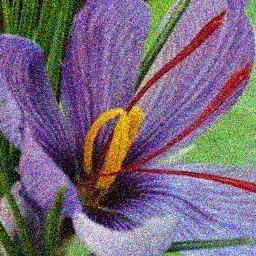
#> input picture PositiveSamples/11__noise0.02.jpg, 256 x 256 px, found by its file name; its folder holds 4 pictures in this run
$ python main.py
#> lines starting #> are read from the running program, lines starting #| are printed output that depends on the picture
import numpy as np
import os
from skimage.feature import hog
from sklearn.svm import LinearSVC
from sklearn.svm import SVC
from sklearn.ensemble import RandomForestClassifier
from sklearn.neighbors import KNeighborsClassifier
from sklearn import metrics
from sklearn.model_selection import GridSearchCV
from sklearn.metrics import classification_report
from sklearn.metrics import plot_roc_curve
from sklearn.model_selection import train_test_split
from sklearn.metrics import confusion_matrix
from PIL import Image
from numpy import *
import matplotlib.pyplot as plt

orientations = 9
cellSize = (8, 8)
normalizationBlockSize = (2, 2)
threshold = 0.3

positiveSamples = os.listdir(r"PositiveSamples")
negativeSamples = os.listdir(r"NegativeSamples")

data = []
labels = []

for sample in positiveSamples:
    img = Image.open(r"PositiveSamples" + '\\' + sample)
#> img is the input picture: PIL image 256x256 RGB; mean R, G, B 119.4, 104, 122.8
    gray = img.convert('L')
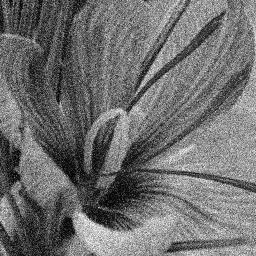
#> gray: PIL image 256x256 L; min 0, max 254, mean 110.7
    featureDescriptor = hog(gray, orientations, cellSize, normalizationBlockSize, block_norm='L2', feature_vector=True)
    data.append(featureDescriptor)
    labels.append(1)
#> pass 2 of the loop `for sample in positiveSamples:`:
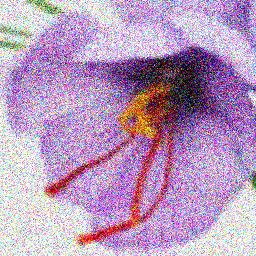
#> input picture PositiveSamples/12__noise0.05.jpg, 256 x 256 px, found by its file name
#> img is the input picture: PIL image 256x256 RGB; mean R, G, B 183.7, 153.2, 188.6
#> `gray = img.convert('L')`:
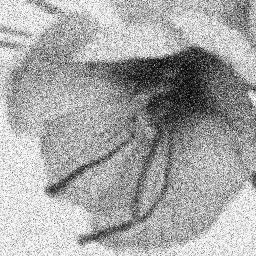
#> gray: PIL image 256x256 L; min 0, max 255, mean 166.4
#> pass 3 of the loop `for sample in positiveSamples:`:
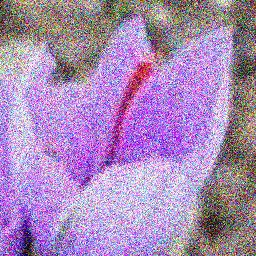
#> input picture PositiveSamples/19__noise0.05.jpg, 256 x 256 px, found by its file name
#> img is the input picture: PIL image 256x256 RGB; mean R, G, B 168.8, 138.3, 183.1
#> `gray = img.convert('L')`:
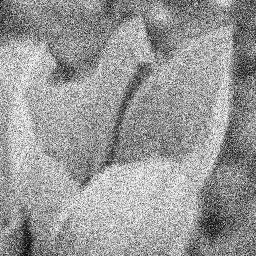
#> gray: PIL image 256x256 L; min 2, max 255, mean 152.5
#> the loop made 4 passes; the first 3 are shown

for sample in negativeSamples:
    img = Image.open(r"NegativeSamples" + '\\' + sample)
    gray = img.convert('L')
    featureDescriptor = hog(gray, orientations, cellSize, normalizationBlockSize, block_norm='L2', feature_vector=True)
    data.append(featureDescriptor)
    labels.append(0)

(trainData, testData, trainLabels, testLabels) = train_test_split(
    np.array(data), labels, test_size=0.20, shuffle=True, random_state=0)

linearSVMModel = LinearSVC(max_iter=3000)
randomForestModel = RandomForestClassifier(n_estimators=3)
KNNModel = KNeighborsClassifier(n_neighbors=100, metric='chebyshev')
svm = SVC(kernel='poly', random_state=0, C=100, gamma=5)

linearSVMModel.fit(trainData, trainLabels)
randomForestModel.fit(trainData, trainLabels)
KNNModel.fit(trainData, trainLabels)
svm.fit(trainData, trainLabels)

LinearSVMPredictions = linearSVMModel.predict(testData)
randomForestPredictions = randomForestModel.predict(testData)
KNNPredictions = KNNModel.predict(testData)
svmPredictions = svm.predict(testData)

print(classification_report(testLabels, KNNPredictions))

#> (the run stopped early here; a loop or call above may not have finished)
